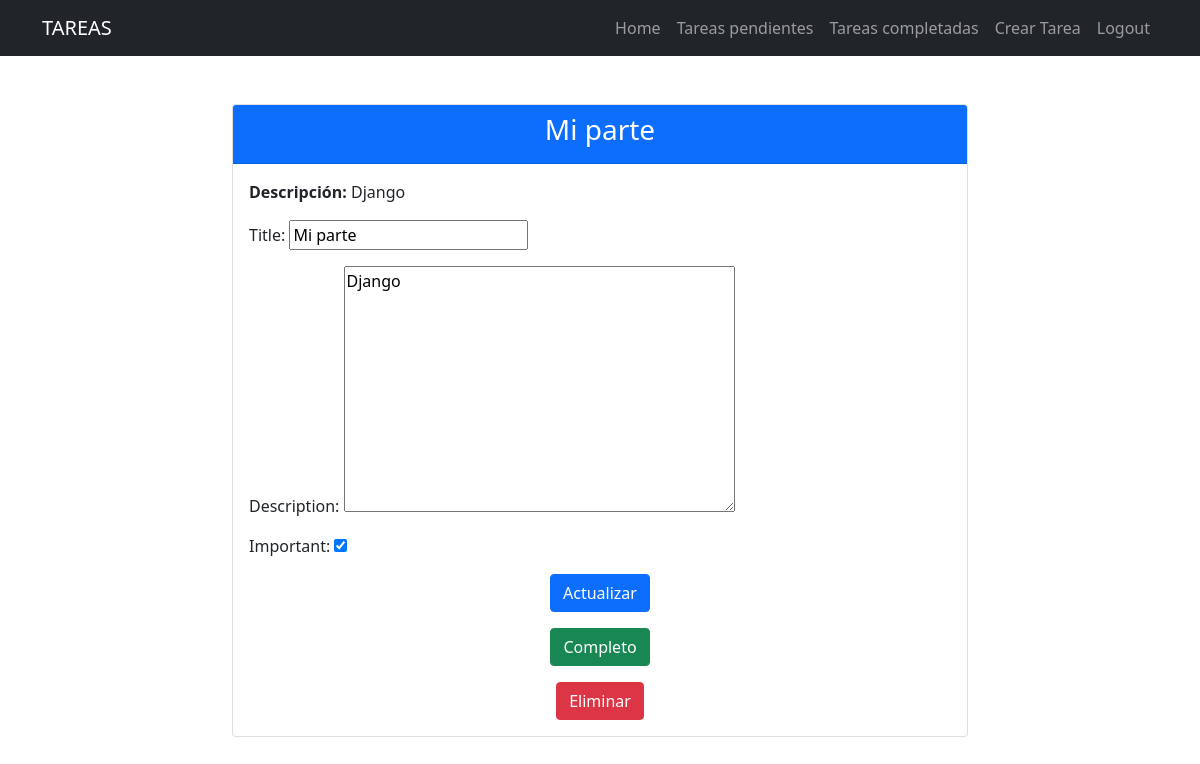
The page /tasks/5/ (signed in) on the database its author committed.
### tasks/models.py (models this page shows, shortened)
class Task(models.Model):
    title = models.CharField(max_length=100)
    description= models.TextField(blank=True)
    created= models.DateTimeField(auto_now_add=True)
    datecompleted= models.DateTimeField(null=True, blank=True)
    important= models.BooleanField(default=False)
    user= models.ForeignKey(User, on_delete=models.CASCADE)

### tasks/views.py (the view, shortened to what this page needs)
# urls.py: path('tasks/<int:task_id>/', views.task_detail, name='task_detail'),
@login_required
def task_detail(request, task_id):
    if request.method == 'GET' :
        task = get_object_or_404(Task,pk=task_id, user=request.user)
        form = TaskForm(instance=task)
        return render(request, 'task_detail.html', {'task': task, 'form': form})

### tasks/forms.py
class TaskForm(ModelForm):
    class Meta:
        model = Task
        fields = ['title', 'description', 'important']

### tasks/templates/task_detail.html (shortened to what this page needs)
{% extends 'base.html' %}
{% block content %}
<main class="container mt-5">
    <div class="row justify-content-center">
        <div class="col-md-8">
            <div class="card">
                <div class="card-header bg-primary text-white">
                    <h3 class="text-center">{{ task.title }}</h3>
                </div>
                <div class="card-body">
                    <p><strong>Descripción:</strong> {{ task.description }}</p>
                    <form method="POST" class="mb-3">
                        {{ form.as_p }}
                        <div class="text-center">
                            <button type="submit" class="btn btn-primary">Actualizar</button>
                        </div>
                    </form>
                    <form action="{% url 'complete_task' task.id %}" method="POST" class="mb-3">
                        <div class="text-center">
                            <button type="submit" class="btn btn-success">Completo</button>
                        </div>
                    </form>
                    <form action="{% url 'delete_task' task.id %}" method="POST">
                        <div class="text-center">
                            <button type="submit" class="btn btn-danger">Eliminar</button>
                        </div>
                    </form>
                </div>
            </div>
        </div>
    </div>
</main>
{% endblock %}

### rows shown on the page
Task: title "Mi parte", description "Django", important "☑"
